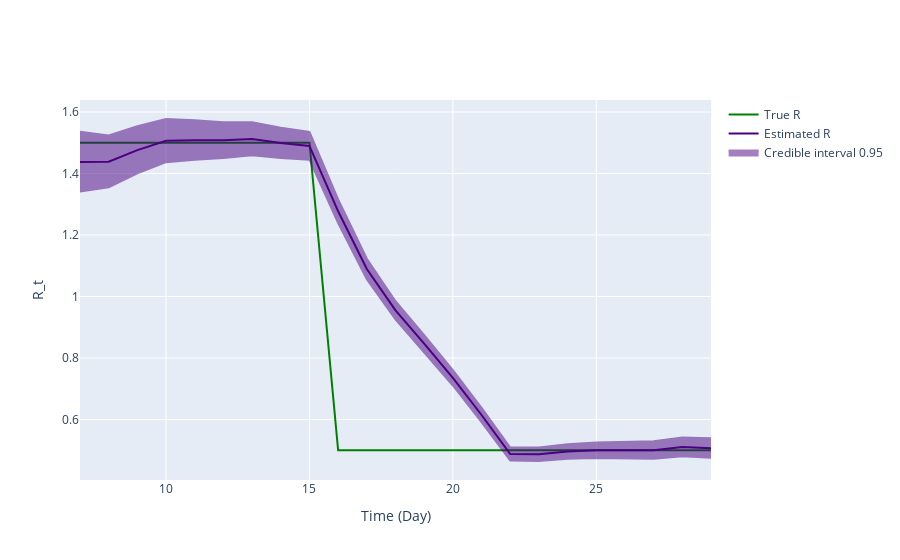

The notebook cell this image was saved under:
### Code cell
fig = ReproductionNumberPlot()

fig.add_ground_truth_rt(ground_truth)
fig.add_interval_rt(interval)

fig.update_labels(time_label='Time (Day)', r_label='R_t')

fig.show_figure()

### Figure 1 — Plotly figure (JSON) as saved in the notebook; plotly's stock layout.template omitted (floating-point values rounded to 4 significant figures)
{"data": [{"line": {"color": "green"}, "mode": "lines", "name": "True R", "type": "scatter", "x": [7, 8, 9, 10, 11, 12, 13, 14, 15, 16, 17, 18, 19, 20, 21, 22, 23, 24, 25, 26, 27, 28, 29], "y": [1.5, 1.5, 1.5, 1.5, 1.5, 1.5, 1.5, 1.5, 1.5, 0.5, 0.5, 0.5, 0.5, 0.5, 0.5, 0.5, 0.5, 0.5, 0.5, 0.5, 0.5, 0.5, 0.5]}, {"line": {"color": "indigo"}, "mode": "lines", "name": "Estimated R", "type": "scatter", "x": [7, 8, 9, 10, 11, 12, 13, 14, 15, 16, 17, 18, 19, 20, 21, 22, 23, 24, 25, 26, 27, 28, 29], "y": [1.437, 1.438, 1.476, 1.506, 1.508, 1.508, 1.513, 1.499, 1.49, 1.277, 1.089, 0.955, 0.8468, 0.7357, 0.6147, 0.4878, 0.4868, 0.4959, 0.5, 0.4989, 0.5002, 0.5108, 0.5068]}, {"fill": "toself", "fillcolor": "indigo", "line": {"color": "indigo"}, "mode": "lines", "name": "Credible interval 0.95", "opacity": 0.5, "type": "scatter", "x": [7, 8, 9, 10, 11, 12, 13, 14, 15, 16, 17, 18, 19, 20, 21, 22, 23, 24, 25, 26, 27, 28, 29, 29, 28, 27, 26, 25, 24, 23, 22, 21, 20, 19, 18, 17, 16, 15, 14, 13, 12, 11, 10, 9, 8, 7], "y": [1.536, 1.524, 1.554, 1.577, 1.573, 1.567, 1.567, 1.549, 1.535, 1.316, 1.123, 0.9848, 0.8742, 0.761, 0.638, 0.5091, 0.509, 0.5197, 0.5256, 0.5261, 0.529, 0.5415, 0.5389, 0.4757, 0.4809, 0.4721, 0.4724, 0.475, 0.4726, 0.4651, 0.467, 0.5918, 0.7108, 0.8198, 0.9256, 1.056, 1.239, 1.445, 1.451, 1.46, 1.45, 1.445, 1.437, 1.4, 1.355, 1.342]}], "layout": {"hovermode": "x unified", "xaxis": {"title": {"text": "Time (Day)"}}, "yaxis": {"title": {"text": "R_t"}}}}
